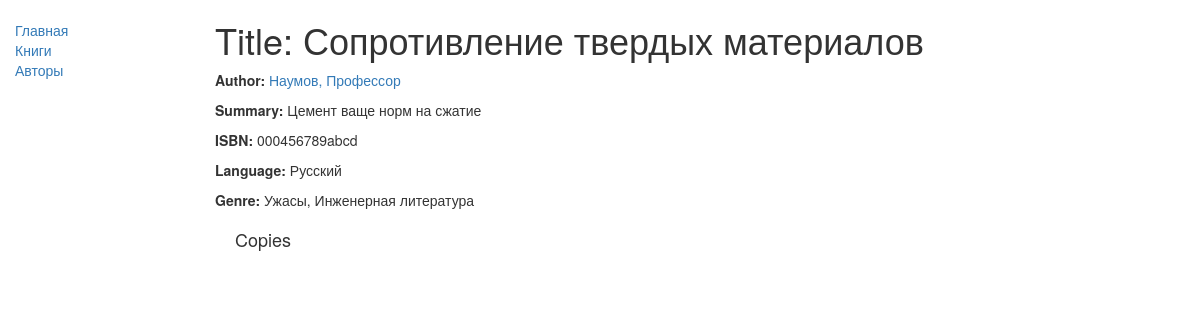
The app's page /catalog/book/4 with its own data.
### catalog/models.py (models this page shows, shortened)
class Book(models.Model):
    title = models.CharField(max_length=200)
    author = models.ForeignKey('Author', on_delete=models.SET_NULL, null=True)
    summary = models.TextField(
        max_length=1000, help_text="Enter a brief description of the book")
    isbn = models.CharField(
        'ISBN', max_length=13, help_text='13 Character <a href="https://www.isbn-international.org/content/what-isbn">ISBN number</a>')
    genre = models.ManyToManyField(
        Genre, help_text="Select a genre for this book")
    language = models.ForeignKey(
        'Language', on_delete=models.SET_NULL, null=True)
    def display_genre(self):
        """
        Creates a string for the Genre. This is required to display genre in Admin.
        """
        return ', '.join([ genre.name for genre in self.genre.all()[:3] ])
    display_genre.short_description = 'Genre'

class Author(models.Model):
    first_name = models.CharField(max_length=100)
    last_name = models.CharField(max_length=100)
    date_of_birth = models.DateField(null=True, blank=True)
    date_of_death = models.DateField('Died', null=True, blank=True)
    def __str__(self):
        return '%s, %s' % (self.last_name, self.first_name)

class Language(models.Model):
    name = models.CharField(max_length=200,
                            help_text="Enter the book's natural language (e.g. English, French, Japanese etc.)")
    def __str__(self):
        return self.name

class Genre(models.Model):
    name = models.CharField(
        max_length=200, help_text="Enter a book genre (e.g. Science Fiction, French Poetry etc.)")
    def __str__(self):
        return self.name

### catalog/views.py (the view)
# urls.py: url(r'^book/(?P<pk>\d+)$', views.BookDetailView.as_view(), name='book-detail'),
class BookDetailView(generic.DetailView):
    model = Book

### catalog/templates/catalog/book_detail.html (shortened to what this page needs)
{% extends "base_generic.html" %}
{% block content %}
  <h1>Title: {{ book.title }}</h1>
  <p><strong>Author:</strong> <a href="{% url 'author-detail' book.author.pk %}">{{ book.author }}</a></p>
  <p><strong>Summary:</strong> {{ book.summary }}</p>
  <p><strong>ISBN:</strong> {{ book.isbn }}</p>
  <p><strong>Language:</strong> {{ book.language }}</p>
  <p><strong>Genre:</strong> {% for genre in book.genre.all %} {{ genre }}{% if not forloop.last %}, {% endif %}{% endfor %}</p>
  <div style="margin-left:20px;margin-top:20px">
    <h4>Copies</h4>
  </div>
{% endblock %}

### records on screen
Book: title "Сопротивление твердых материалов", author "Наумов, Профессор", summary "Цемент ваще норм на сжатие", isbn "000456789abcd", language "Русский"
Genre: name "Ужасы"
Genre: name "Инженерная литература"
